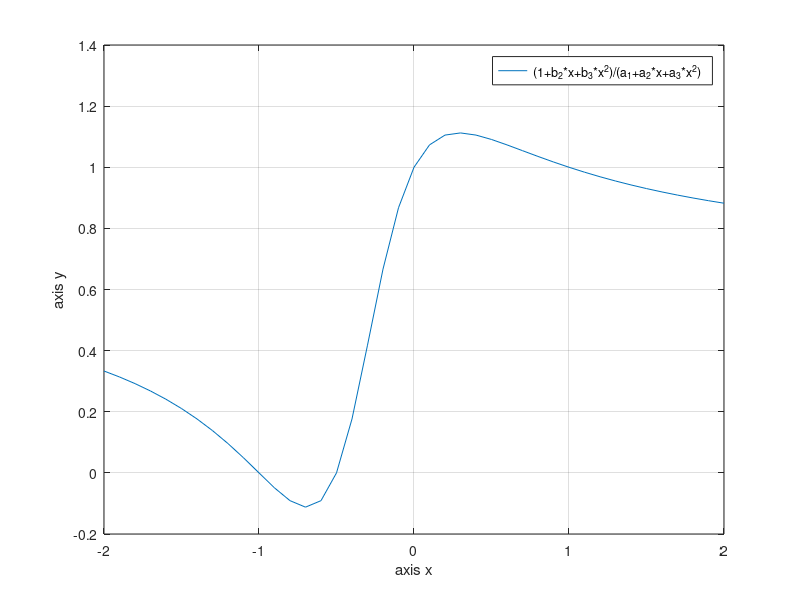

The MATLAB script that drew this image:
clear
close all
clc

function [x,y] = polymonial(a,b,T,Fs)

if nargin < 3
  T=1;
  FS=10;
endif

x=-T:1/Fs:T;
#y=1+b(1)*x+b(2)*x.^2;
y1=(1+b(2)*x+b(3)*x.^2);
y2=(a(1)+a(2)*x+a(3)*x.^2);
y=y1./y2;

endfunction

a=[1,2,3];
b=[1,3,2];
T=2;    #s
Fs=10;  #Hz

[x,y] = polymonial(a,b,T,Fs);

plot(x,y);
grid on;
legend("(1+b_2*x+b_3*x^2)/(a_1+a_2*x+a_3*x^2)");
xlabel("axis x");
ylabel("axis y");
